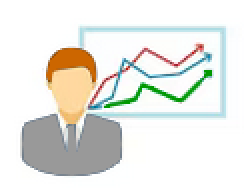
#> input picture chart_123x95.png, 123 x 95 px, found by its file name (shown 2 times larger)
$ python embed_img.py
#> lines starting #> are read from the running program, lines starting #| are printed output that depends on the picture
import matplotlib.pyplot as plt
import matplotlib.image as mpimg
import numpy as np

x = np.linspace(0, 2*np.pi, 100)
y = np.sin(x)

fig, ax = plt.subplots()
ax.plot(x, y)

# Neues Axes-Objekt hinzufügen
# Parameter: x,y linke untere Ecke, B x H des Images
ax = fig.add_axes([0.6, 0.6, 0.25, 0.25])
img = mpimg.imread(r'c:\projects\py\matplotlib-examples\chart_123x95.png')
#> img is the input picture: shape (95, 123, 3) float32; mean R, G, B 0.909, 0.911, 0.889
ax.imshow(img)

# Ausblenden aller anderen ax-Artists
ax.set_xticklabels([])
ax.set_yticklabels([])
ax.set_xticks([])
ax.set_yticks([])
for spine in ax.spines.values():
    spine.set_visible(False)

# Anzeigen
plt.show()
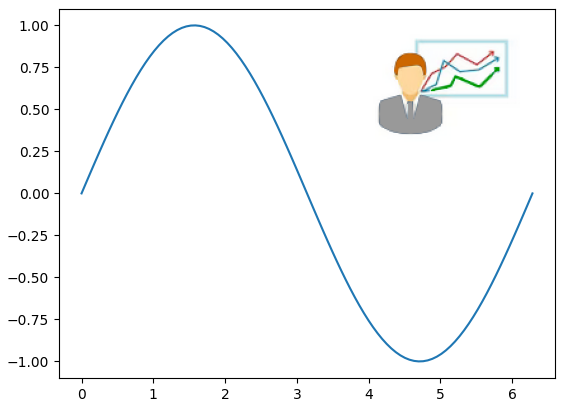
#> figure drawn by matplotlib, 2 panels; panel 1: curve peaks at x = 1.59, y = 1
